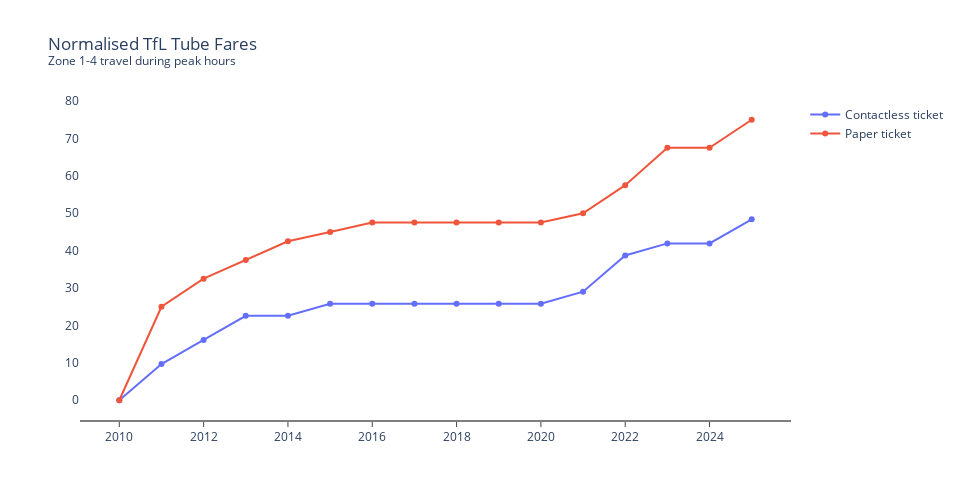

Notebook cell for this chart:
### Code cell
fig = go.Figure()
# TRACES
fig.add_trace(create_trace(x=tflFares['year'][10:], y=normalise_series_to_first_value(tflFares["singleZ1toZ4OysterPeak"][10:]) * 100 - 100, label="Contactless ticket"))
fig.add_trace(create_trace(x=tflFares['year'][10:], y=normalise_series_to_first_value(tflFares["singleZ1toZ4Cash"][10:]) * 100 - 100, label="Paper ticket"))
# fig.add_trace(create_trace(x=tflFares['year'][10:], y=normalise_single_series_to_100(tflFares["singleZ1to4OysterPeak"][10:]), label="Contactless ticket"))
# fig.add_trace(create_trace(x=tflFares['year'][10:], y=normalise_single_series_to_100(tflFares["singleZ1to4Cash"][10:]), label="Paper ticket"))
# LAYOUT
layout = create_layout(title="Normalised TfL Tube Fares <br><sup>Zone 1-4 travel during peak hours</sup>")
fig.update_layout(layout)

fig.show()

### Figure 1 — Plotly figure (JSON) as saved in the notebook; plotly's stock layout.template omitted (floating-point values rounded to 4 significant figures)
{"data": [{"mode": "lines+markers", "name": "Contactless ticket", "type": "scatter", "x": [2010, 2011, 2012, 2013, 2014, 2015, 2016, 2017, 2018, 2019, 2020, 2021, 2022, 2023, 2024, 2025], "y": [0.0, 9.677, 16.13, 22.58, 22.58, 25.81, 25.81, 25.81, 25.81, 25.81, 25.81, 29.03, 38.71, 41.94, 41.94, 48.39]}, {"mode": "lines+markers", "name": "Paper ticket", "type": "scatter", "x": [2010, 2011, 2012, 2013, 2014, 2015, 2016, 2017, 2018, 2019, 2020, 2021, 2022, 2023, 2024, 2025], "y": [0.0, 25.0, 32.5, 37.5, 42.5, 45.0, 47.5, 47.5, 47.5, 47.5, 47.5, 50.0, 57.5, 67.5, 67.5, 75.0]}], "layout": {"height": 500, "plot_bgcolor": "white", "showlegend": true, "title": {"text": "Normalised TfL Tube Fares <br><sup>Zone 1-4 travel during peak hours</sup>"}, "width": 960, "xaxis": {"linecolor": "#7f7f7f", "linewidth": 2, "showgrid": false, "ticks": "outside"}}}
